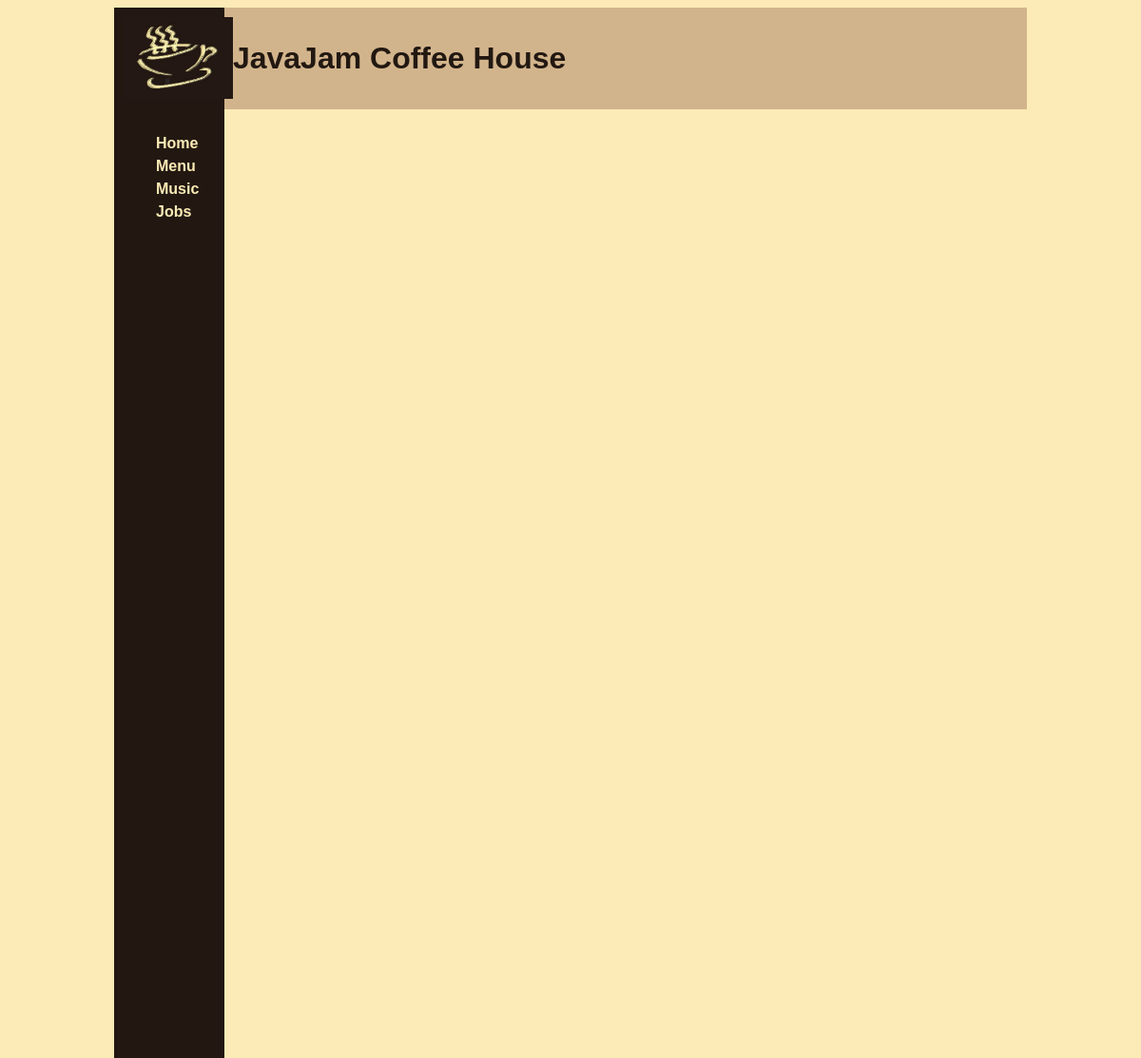
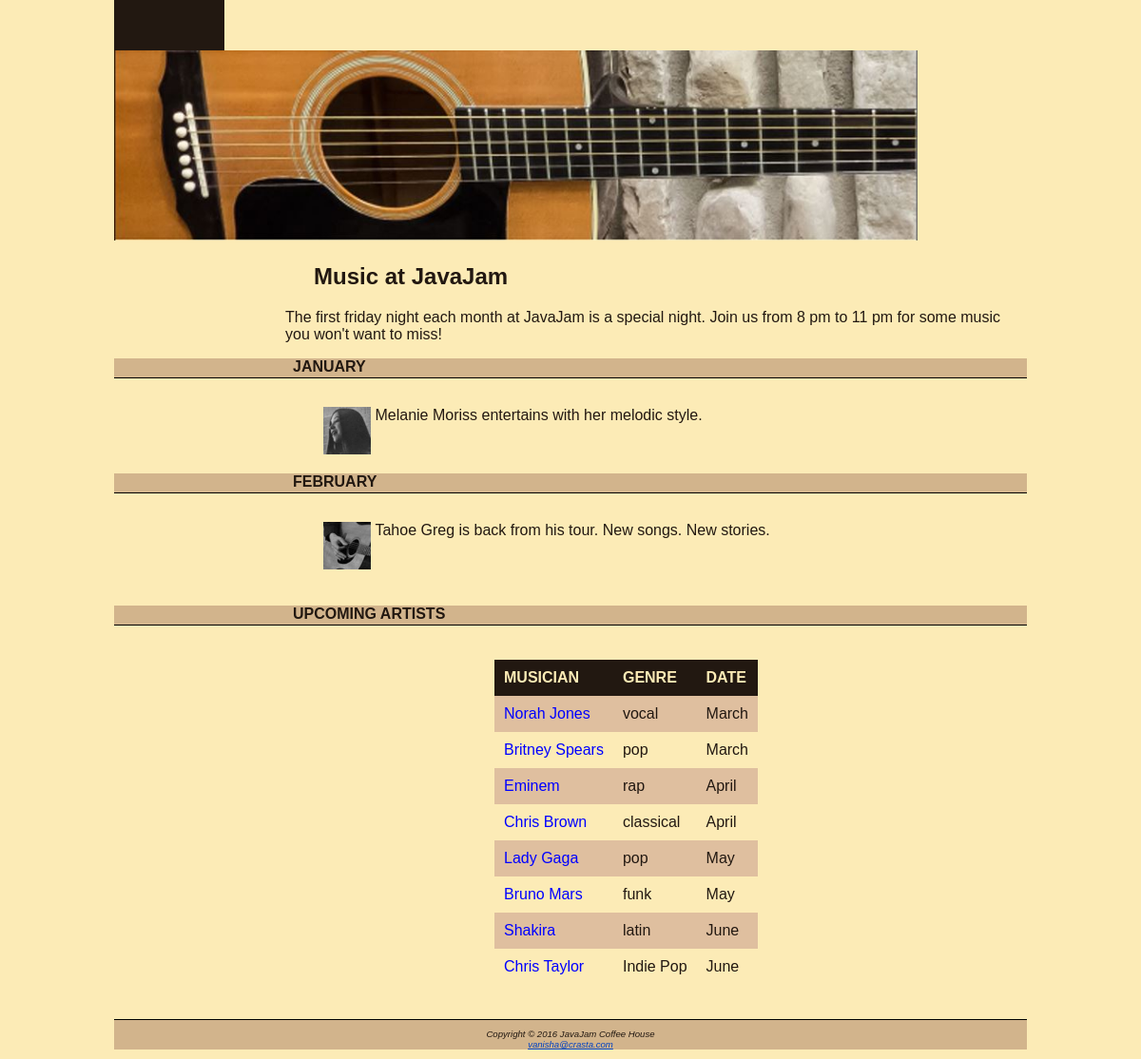
The app's page /musician.php with its own data (2 pictures, top to bottom).
### tables this page shows
CREATE TABLE `musician` (
  `musicianid` varchar(10) NOT NULL,
  `name` varchar(32) NOT NULL,
  `genre` varchar(10) NOT NULL
);

### musician.php (the view, shortened to what this page needs)
<!doctype html>
<html>
<head>
<link rel="stylesheet"  href="javajam.css"/>
</head>
<body id="wrapper">
<nav class="music" style="height:1138px;">
<img src="javajamlogo.jpg"/>
<table>
<tr><td><a href="home.html">Home</td></tr>
<tr><td><a href="menu.html">Menu</td></tr>
<tr><td><a href="http://localhost/musician.php">Music</td></tr>
<tr><td><a href="jobs.html">Jobs</td></tr>
</table>
</nav>
<header>
<h1>&nbsp;JavaJam Coffee House</h1>
</header>
<article >
<img src="music.JPG" />
<div class="content1">
<h2>Music at JavaJam</h2>
<p>The first friday night each month at JavaJam is a special night. Join us from 8 pm to 11 pm for some music you won't want to miss! </p>
</div>
<div class="month">
<p><strong>JANUARY</strong></p>
</div>
<div id="musician">
<img src="melaniethumb.jpg"/>
<span>Melanie Moriss entertains with her melodic style.</span>
</div>
<div class="month">
<p><strong>FEBRUARY</strong></p>
</div>
<div id="musician">
<img src="gregthumb.jpg"/>
<span>Tahoe Greg is back from his tour. New songs. New stories.</span>
</div>
</article></br>
<div class="month">
<p><strong>UPCOMING ARTISTS</strong></p>
</div><br><br>
<table id="php">
<?php
$con=mysqli_connect('localhost','root','');
mysqli_select_db($con,'musicians');
$sql='SELECT MONTHNAME(p.MonthYear),m.name,m.genre
FROM musician AS m,performance AS p
WHERE m.musicianid=p.musicianid
ORDER BY p.MonthYear; ';
$records=mysqli_query($con,$sql);
echo "<tr><th>MUSICIAN</th><th>GENRE</th><th>DATE</th></tr>";
while($musicians=mysqli_fetch_assoc($records)){
echo "<tr>";
echo "<td><a style='color:blue;' href='http://localhost/artistdetails.html?searchKey=".$musicians['name']."'>".$musicians['name']."</a></td>";
echo "<td>".$musicians['genre']."</td>";
echo "<td>".$musicians['MONTHNAME(p.MonthYear)']."</td>";
echo "</tr>";
}
?>
</table><br><br>
<footer class="musicfooter"><p><i>Copyright &copy; 2016 JavaJam Coffee House</i></br>
<a href="http://www.gmail.com">vanisha@crasta.com</a></i></p></footer>
</body>
</html>

### javajam.css (style rules this page uses)
body { background:#FCEBB6; font-family:Verdana,Arial,sans-serif; color:#221811; }
header { line-height:200%; background-color:#D2B48C; padding:1em; }
nav img { width:115px; position:relative; left:0px; top:0px; }
nav { font-weight:bold; float: left; padding:10px; background-color:#221811; width:10%; height:660px; text-align:center; }
.music { width:10%; height:990px; }
nav table { padding:30px; }
nav table td { padding:2px; }
a { color:#fcebb6; text-decoration:none; }
footer { background-color:#D2B48C; font-size:0.60em; font-style:italic; color:#221811; text-align:center; border-top: 1px solid black; }
footer a { color:#0041C2; text-decoration:underline; }
#wrapper { margin-left:auto; margin-right:auto; width:80%; }
article img { width:88%; height:200px; }
.content1 { margin-left:180px; }
.content1 h2 { margin-left:30px; }
.month { background-color:#D2B48C; color: #221811; border-bottom: 1px solid black; height:20px; }
.month p { margin-left:188px; margin-left:188px; }
#musician img { width:50px; height:50px; margin-left:220px; margin-top:30px; }
span { display:inline; vertical-align:top; position:relative; top:30px; }

### musician.php (style rules this page uses)
#php { margin-left:400px; border-collapse:collapse; }
#php th,td { padding:10px; text-align: left; }
#php th { background-color:#221811; color:#fcebb6; }
#php tr:nth-child(even) { background-color: #dfbf9f }

### records on screen
musician: name "Norah Jones", genre "vocal", MONTHNAME "March"
musician: name "Britney Spears", genre "pop", MONTHNAME "March"
musician: name "Eminem", genre "rap", MONTHNAME "April"
musician: name "Chris Brown", genre "classical", MONTHNAME "April"
musician: name "Lady Gaga", genre "pop", MONTHNAME "May"
musician: name "Bruno Mars", genre "funk", MONTHNAME "May"
musician: name "Shakira", genre "latin", MONTHNAME "June"
musician: name "Chris Taylor", genre "Indie Pop", MONTHNAME "June"
